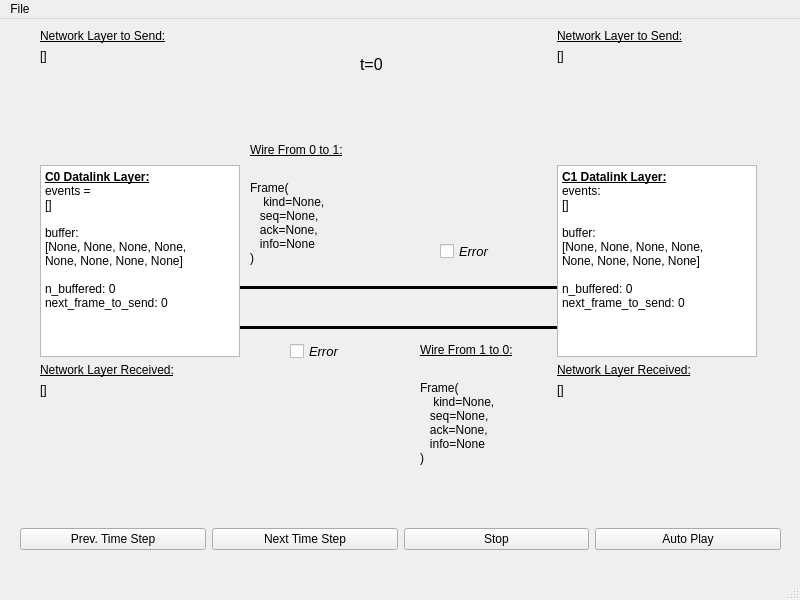
<?xml version="1.0" encoding="UTF-8"?>
<ui version="4.0">
 <class>MainWindow</class>
 <widget class="QMainWindow" name="MainWindow">
  <property name="geometry">
   <rect>
    <x>0</x>
    <y>0</y>
    <width>800</width>
    <height>600</height>
   </rect>
  </property>
  <property name="minimumSize">
   <size>
    <width>800</width>
    <height>600</height>
   </size>
  </property>
  <property name="maximumSize">
   <size>
    <width>800</width>
    <height>600</height>
   </size>
  </property>
  <property name="windowTitle">
   <string>DataLink Layer Simulator</string>
  </property>
  <widget class="QWidget" name="centralwidget">
   <widget class="Line" name="line">
    <property name="geometry">
     <rect>
      <x>240</x>
      <y>260</y>
      <width>321</width>
      <height>16</height>
     </rect>
    </property>
    <property name="frameShadow">
     <enum>QFrame::Plain</enum>
    </property>
    <property name="lineWidth">
     <number>3</number>
    </property>
    <property name="midLineWidth">
     <number>0</number>
    </property>
    <property name="orientation">
     <enum>Qt::Horizontal</enum>
    </property>
   </widget>
   <widget class="Line" name="line_2">
    <property name="geometry">
     <rect>
      <x>240</x>
      <y>300</y>
      <width>321</width>
      <height>16</height>
     </rect>
    </property>
    <property name="frameShadow">
     <enum>QFrame::Plain</enum>
    </property>
    <property name="lineWidth">
     <number>3</number>
    </property>
    <property name="orientation">
     <enum>Qt::Horizontal</enum>
    </property>
   </widget>
   <widget class="QLabel" name="label_2">
    <property name="geometry">
     <rect>
      <x>250</x>
      <y>120</y>
      <width>151</width>
      <height>21</height>
     </rect>
    </property>
    <property name="font">
     <font>
      <pointsize>9</pointsize>
      <underline>true</underline>
     </font>
    </property>
    <property name="text">
     <string>Wire From 0 to 1:</string>
    </property>
   </widget>
   <widget class="QLabel" name="Wire0to1">
    <property name="geometry">
     <rect>
      <x>250</x>
      <y>150</y>
      <width>95</width>
      <height>108</height>
     </rect>
    </property>
    <property name="font">
     <font>
      <pointsize>9</pointsize>
     </font>
    </property>
    <property name="text">
     <string>Frame(
    kind=None,
   seq=None,
   ack=None,
   info=None
)</string>
    </property>
   </widget>
   <widget class="QCheckBox" name="Error0to1">
    <property name="enabled">
     <bool>true</bool>
    </property>
    <property name="geometry">
     <rect>
      <x>440</x>
      <y>220</y>
      <width>66</width>
      <height>25</height>
     </rect>
    </property>
    <property name="font">
     <font>
      <pointsize>10</pointsize>
      <italic>true</italic>
     </font>
    </property>
    <property name="layoutDirection">
     <enum>Qt::LeftToRight</enum>
    </property>
    <property name="text">
     <string>Error</string>
    </property>
    <property name="checkable">
     <bool>false</bool>
    </property>
    <property name="checked">
     <bool>false</bool>
    </property>
   </widget>
   <widget class="QCheckBox" name="Error1to0">
    <property name="enabled">
     <bool>true</bool>
    </property>
    <property name="geometry">
     <rect>
      <x>290</x>
      <y>320</y>
      <width>66</width>
      <height>25</height>
     </rect>
    </property>
    <property name="font">
     <font>
      <pointsize>10</pointsize>
      <italic>true</italic>
     </font>
    </property>
    <property name="layoutDirection">
     <enum>Qt::LeftToRight</enum>
    </property>
    <property name="text">
     <string>Error</string>
    </property>
    <property name="checkable">
     <bool>false</bool>
    </property>
    <property name="checked">
     <bool>false</bool>
    </property>
   </widget>
   <widget class="QLabel" name="label_4">
    <property name="geometry">
     <rect>
      <x>420</x>
      <y>320</y>
      <width>121</width>
      <height>21</height>
     </rect>
    </property>
    <property name="font">
     <font>
      <pointsize>9</pointsize>
      <underline>true</underline>
     </font>
    </property>
    <property name="text">
     <string>Wire From 1 to 0:</string>
    </property>
   </widget>
   <widget class="QLabel" name="Wire0to1_2">
    <property name="geometry">
     <rect>
      <x>420</x>
      <y>350</y>
      <width>121</width>
      <height>108</height>
     </rect>
    </property>
    <property name="font">
     <font>
      <pointsize>9</pointsize>
     </font>
    </property>
    <property name="text">
     <string>Frame(
    kind=None,
   seq=None,
   ack=None,
   info=None
)</string>
    </property>
   </widget>
   <widget class="QLabel" name="label_6">
    <property name="geometry">
     <rect>
      <x>360</x>
      <y>30</y>
      <width>61</width>
      <height>31</height>
     </rect>
    </property>
    <property name="font">
     <font>
      <pointsize>12</pointsize>
     </font>
    </property>
    <property name="text">
     <string>t=0</string>
    </property>
   </widget>
   <widget class="QWidget" name="layoutWidget">
    <property name="geometry">
     <rect>
      <x>20</x>
      <y>500</y>
      <width>761</width>
      <height>41</height>
     </rect>
    </property>
    <layout class="QHBoxLayout" name="horizontalLayout">
     <item>
      <widget class="QPushButton" name="PrevStepBtn">
       <property name="text">
        <string>Prev. Time Step</string>
       </property>
      </widget>
     </item>
     <item>
      <widget class="QPushButton" name="NextStepBtn">
       <property name="text">
        <string>Next Time Step</string>
       </property>
      </widget>
     </item>
     <item>
      <widget class="QPushButton" name="StopBtn">
       <property name="text">
        <string>Stop</string>
       </property>
      </widget>
     </item>
     <item>
      <widget class="QPushButton" name="AutoPlayBtn">
       <property name="text">
        <string>Auto Play</string>
       </property>
      </widget>
     </item>
    </layout>
   </widget>
   <widget class="QWidget" name="layoutWidget">
    <property name="geometry">
     <rect>
      <x>40</x>
      <y>10</y>
      <width>202</width>
      <height>478</height>
     </rect>
    </property>
    <layout class="QVBoxLayout" name="verticalLayout">
     <property name="sizeConstraint">
      <enum>QLayout::SetFixedSize</enum>
     </property>
     <item>
      <widget class="QLabel" name="label">
       <property name="sizePolicy">
        <sizepolicy hsizetype="Fixed" vsizetype="Fixed">
         <horstretch>0</horstretch>
         <verstretch>0</verstretch>
        </sizepolicy>
       </property>
       <property name="font">
        <font>
         <pointsize>9</pointsize>
         <underline>true</underline>
        </font>
       </property>
       <property name="text">
        <string>Network Layer to Send:</string>
       </property>
      </widget>
     </item>
     <item>
      <widget class="QLabel" name="Comp0NetS">
       <property name="minimumSize">
        <size>
         <width>0</width>
         <height>110</height>
        </size>
       </property>
       <property name="maximumSize">
        <size>
         <width>200</width>
         <height>16777215</height>
        </size>
       </property>
       <property name="font">
        <font>
         <pointsize>9</pointsize>
        </font>
       </property>
       <property name="text">
        <string>[]</string>
       </property>
       <property name="alignment">
        <set>Qt::AlignLeading|Qt::AlignLeft|Qt::AlignTop</set>
       </property>
      </widget>
     </item>
     <item>
      <widget class="QTextEdit" name="Comp0TextEdit">
       <property name="sizePolicy">
        <sizepolicy hsizetype="Fixed" vsizetype="Fixed">
         <horstretch>0</horstretch>
         <verstretch>0</verstretch>
        </sizepolicy>
       </property>
       <property name="maximumSize">
        <size>
         <width>200</width>
         <height>16777215</height>
        </size>
       </property>
       <property name="verticalScrollBarPolicy">
        <enum>Qt::ScrollBarAlwaysOff</enum>
       </property>
       <property name="horizontalScrollBarPolicy">
        <enum>Qt::ScrollBarAlwaysOff</enum>
       </property>
       <property name="readOnly">
        <bool>true</bool>
       </property>
       <property name="html">
        <string>&lt;!DOCTYPE HTML PUBLIC &quot;-//W3C//DTD HTML 4.0//EN&quot; &quot;http://www.w3.org/TR/REC-html40/strict.dtd&quot;&gt;
&lt;html&gt;&lt;head&gt;&lt;meta name=&quot;qrichtext&quot; content=&quot;1&quot; /&gt;&lt;style type=&quot;text/css&quot;&gt;
p, li { white-space: pre-wrap; }
&lt;/style&gt;&lt;/head&gt;&lt;body style=&quot; font-family:'MS Shell Dlg 2'; font-size:7.8pt; font-weight:400; font-style:normal;&quot;&gt;
&lt;p style=&quot; margin-top:0px; margin-bottom:0px; margin-left:0px; margin-right:0px; -qt-block-indent:0; text-indent:0px;&quot;&gt;&lt;span style=&quot; font-size:9pt; font-weight:600; text-decoration: underline;&quot;&gt;C0 Datalink Layer:&lt;/span&gt;&lt;/p&gt;
&lt;p style=&quot; margin-top:0px; margin-bottom:0px; margin-left:0px; margin-right:0px; -qt-block-indent:0; text-indent:0px;&quot;&gt;&lt;span style=&quot; font-size:9pt;&quot;&gt;events =&lt;/span&gt;&lt;/p&gt;
&lt;p style=&quot; margin-top:0px; margin-bottom:0px; margin-left:0px; margin-right:0px; -qt-block-indent:0; text-indent:0px;&quot;&gt;&lt;span style=&quot; font-size:9pt;&quot;&gt;[]&lt;/span&gt;&lt;/p&gt;
&lt;p style=&quot;-qt-paragraph-type:empty; margin-top:0px; margin-bottom:0px; margin-left:0px; margin-right:0px; -qt-block-indent:0; text-indent:0px; font-size:9pt;&quot;&gt;&lt;br /&gt;&lt;/p&gt;
&lt;p style=&quot; margin-top:0px; margin-bottom:0px; margin-left:0px; margin-right:0px; -qt-block-indent:0; text-indent:0px;&quot;&gt;&lt;span style=&quot; font-size:9pt;&quot;&gt;buffer: &lt;/span&gt;&lt;/p&gt;
&lt;p style=&quot; margin-top:0px; margin-bottom:0px; margin-left:0px; margin-right:0px; -qt-block-indent:0; text-indent:0px;&quot;&gt;&lt;span style=&quot; font-size:9pt;&quot;&gt;[None, None, None, None,&lt;/span&gt;&lt;/p&gt;
&lt;p style=&quot; margin-top:0px; margin-bottom:0px; margin-left:0px; margin-right:0px; -qt-block-indent:0; text-indent:0px;&quot;&gt;&lt;span style=&quot; font-size:9pt;&quot;&gt;None, None, None, None]&lt;/span&gt;&lt;/p&gt;
&lt;p style=&quot;-qt-paragraph-type:empty; margin-top:0px; margin-bottom:0px; margin-left:0px; margin-right:0px; -qt-block-indent:0; text-indent:0px; font-size:9pt;&quot;&gt;&lt;br /&gt;&lt;/p&gt;
&lt;p style=&quot; margin-top:0px; margin-bottom:0px; margin-left:0px; margin-right:0px; -qt-block-indent:0; text-indent:0px;&quot;&gt;&lt;span style=&quot; font-size:9pt;&quot;&gt;n_buffered: 0&lt;/span&gt;&lt;/p&gt;
&lt;p style=&quot; margin-top:0px; margin-bottom:0px; margin-left:0px; margin-right:0px; -qt-block-indent:0; text-indent:0px;&quot;&gt;&lt;span style=&quot; font-size:9pt;&quot;&gt;next_frame_to_send: 0&lt;/span&gt;&lt;/p&gt;&lt;/body&gt;&lt;/html&gt;</string>
       </property>
      </widget>
     </item>
     <item>
      <widget class="QLabel" name="label_5">
       <property name="sizePolicy">
        <sizepolicy hsizetype="Fixed" vsizetype="Fixed">
         <horstretch>0</horstretch>
         <verstretch>0</verstretch>
        </sizepolicy>
       </property>
       <property name="font">
        <font>
         <pointsize>9</pointsize>
         <underline>true</underline>
        </font>
       </property>
       <property name="text">
        <string>Network Layer Received:</string>
       </property>
      </widget>
     </item>
     <item>
      <widget class="QLabel" name="Comp0NetR">
       <property name="minimumSize">
        <size>
         <width>0</width>
         <height>110</height>
        </size>
       </property>
       <property name="maximumSize">
        <size>
         <width>200</width>
         <height>16777215</height>
        </size>
       </property>
       <property name="font">
        <font>
         <pointsize>9</pointsize>
        </font>
       </property>
       <property name="text">
        <string>[]</string>
       </property>
       <property name="alignment">
        <set>Qt::AlignLeading|Qt::AlignLeft|Qt::AlignTop</set>
       </property>
      </widget>
     </item>
    </layout>
   </widget>
   <widget class="QWidget" name="layoutWidget">
    <property name="geometry">
     <rect>
      <x>557</x>
      <y>10</y>
      <width>258</width>
      <height>478</height>
     </rect>
    </property>
    <layout class="QVBoxLayout" name="verticalLayout_2">
     <property name="sizeConstraint">
      <enum>QLayout::SetFixedSize</enum>
     </property>
     <item>
      <widget class="QLabel" name="label_3">
       <property name="sizePolicy">
        <sizepolicy hsizetype="Fixed" vsizetype="Fixed">
         <horstretch>0</horstretch>
         <verstretch>0</verstretch>
        </sizepolicy>
       </property>
       <property name="maximumSize">
        <size>
         <width>200</width>
         <height>16777215</height>
        </size>
       </property>
       <property name="font">
        <font>
         <pointsize>9</pointsize>
         <underline>true</underline>
        </font>
       </property>
       <property name="text">
        <string>Network Layer to Send:</string>
       </property>
      </widget>
     </item>
     <item>
      <widget class="QLabel" name="Comp1NetS">
       <property name="minimumSize">
        <size>
         <width>0</width>
         <height>110</height>
        </size>
       </property>
       <property name="maximumSize">
        <size>
         <width>200</width>
         <height>16777215</height>
        </size>
       </property>
       <property name="font">
        <font>
         <pointsize>9</pointsize>
        </font>
       </property>
       <property name="text">
        <string>[]</string>
       </property>
       <property name="alignment">
        <set>Qt::AlignLeading|Qt::AlignLeft|Qt::AlignTop</set>
       </property>
      </widget>
     </item>
     <item>
      <widget class="QTextEdit" name="Comp1TextEdit">
       <property name="sizePolicy">
        <sizepolicy hsizetype="Fixed" vsizetype="Fixed">
         <horstretch>0</horstretch>
         <verstretch>0</verstretch>
        </sizepolicy>
       </property>
       <property name="maximumSize">
        <size>
         <width>200</width>
         <height>16777215</height>
        </size>
       </property>
       <property name="verticalScrollBarPolicy">
        <enum>Qt::ScrollBarAlwaysOff</enum>
       </property>
       <property name="horizontalScrollBarPolicy">
        <enum>Qt::ScrollBarAlwaysOff</enum>
       </property>
       <property name="readOnly">
        <bool>true</bool>
       </property>
       <property name="html">
        <string>&lt;!DOCTYPE HTML PUBLIC &quot;-//W3C//DTD HTML 4.0//EN&quot; &quot;http://www.w3.org/TR/REC-html40/strict.dtd&quot;&gt;
&lt;html&gt;&lt;head&gt;&lt;meta name=&quot;qrichtext&quot; content=&quot;1&quot; /&gt;&lt;style type=&quot;text/css&quot;&gt;
p, li { white-space: pre-wrap; }
&lt;/style&gt;&lt;/head&gt;&lt;body style=&quot; font-family:'MS Shell Dlg 2'; font-size:7.8pt; font-weight:400; font-style:normal;&quot;&gt;
&lt;p style=&quot; margin-top:0px; margin-bottom:0px; margin-left:0px; margin-right:0px; -qt-block-indent:0; text-indent:0px;&quot;&gt;&lt;span style=&quot; font-size:9pt; font-weight:600; text-decoration: underline;&quot;&gt;C1 Datalink Layer:&lt;/span&gt;&lt;/p&gt;
&lt;p style=&quot; margin-top:0px; margin-bottom:0px; margin-left:0px; margin-right:0px; -qt-block-indent:0; text-indent:0px;&quot;&gt;&lt;span style=&quot; font-size:9pt;&quot;&gt;events:&lt;/span&gt;&lt;/p&gt;
&lt;p style=&quot; margin-top:0px; margin-bottom:0px; margin-left:0px; margin-right:0px; -qt-block-indent:0; text-indent:0px;&quot;&gt;&lt;span style=&quot; font-size:9pt;&quot;&gt;[]&lt;/span&gt;&lt;/p&gt;
&lt;p style=&quot;-qt-paragraph-type:empty; margin-top:0px; margin-bottom:0px; margin-left:0px; margin-right:0px; -qt-block-indent:0; text-indent:0px; font-size:9pt;&quot;&gt;&lt;br /&gt;&lt;/p&gt;
&lt;p style=&quot; margin-top:0px; margin-bottom:0px; margin-left:0px; margin-right:0px; -qt-block-indent:0; text-indent:0px;&quot;&gt;&lt;span style=&quot; font-size:9pt;&quot;&gt;buffer: &lt;/span&gt;&lt;/p&gt;
&lt;p style=&quot; margin-top:0px; margin-bottom:0px; margin-left:0px; margin-right:0px; -qt-block-indent:0; text-indent:0px;&quot;&gt;&lt;span style=&quot; font-size:9pt;&quot;&gt;[None, None, None, None,&lt;/span&gt;&lt;/p&gt;
&lt;p style=&quot; margin-top:0px; margin-bottom:0px; margin-left:0px; margin-right:0px; -qt-block-indent:0; text-indent:0px;&quot;&gt;&lt;span style=&quot; font-size:9pt;&quot;&gt;None, None, None, None]&lt;/span&gt;&lt;/p&gt;
&lt;p style=&quot;-qt-paragraph-type:empty; margin-top:0px; margin-bottom:0px; margin-left:0px; margin-right:0px; -qt-block-indent:0; text-indent:0px; font-size:9pt;&quot;&gt;&lt;br /&gt;&lt;/p&gt;
&lt;p style=&quot; margin-top:0px; margin-bottom:0px; margin-left:0px; margin-right:0px; -qt-block-indent:0; text-indent:0px;&quot;&gt;&lt;span style=&quot; font-size:9pt;&quot;&gt;n_buffered: 0&lt;/span&gt;&lt;/p&gt;
&lt;p style=&quot; margin-top:0px; margin-bottom:0px; margin-left:0px; margin-right:0px; -qt-block-indent:0; text-indent:0px;&quot;&gt;&lt;span style=&quot; font-size:9pt;&quot;&gt;next_frame_to_send: 0&lt;/span&gt;&lt;/p&gt;&lt;/body&gt;&lt;/html&gt;</string>
       </property>
      </widget>
     </item>
     <item>
      <widget class="QLabel" name="label_7">
       <property name="sizePolicy">
        <sizepolicy hsizetype="Fixed" vsizetype="Fixed">
         <horstretch>0</horstretch>
         <verstretch>0</verstretch>
        </sizepolicy>
       </property>
       <property name="maximumSize">
        <size>
         <width>200</width>
         <height>16777215</height>
        </size>
       </property>
       <property name="font">
        <font>
         <pointsize>9</pointsize>
         <underline>true</underline>
        </font>
       </property>
       <property name="text">
        <string>Network Layer Received:</string>
       </property>
      </widget>
     </item>
     <item>
      <widget class="QLabel" name="label_8">
       <property name="minimumSize">
        <size>
         <width>0</width>
         <height>110</height>
        </size>
       </property>
       <property name="maximumSize">
        <size>
         <width>200</width>
         <height>16777215</height>
        </size>
       </property>
       <property name="font">
        <font>
         <pointsize>9</pointsize>
        </font>
       </property>
       <property name="text">
        <string>[]</string>
       </property>
       <property name="alignment">
        <set>Qt::AlignLeading|Qt::AlignLeft|Qt::AlignTop</set>
       </property>
      </widget>
     </item>
    </layout>
   </widget>
  </widget>
  <widget class="QMenuBar" name="menubar">
   <property name="geometry">
    <rect>
     <x>0</x>
     <y>0</y>
     <width>800</width>
     <height>26</height>
    </rect>
   </property>
   <widget class="QMenu" name="menuFile">
    <property name="title">
     <string>File</string>
    </property>
    <addaction name="actionSelectSimulationFile"/>
   </widget>
   <addaction name="menuFile"/>
  </widget>
  <widget class="QStatusBar" name="statusbar"/>
  <action name="actionSelectSimulationFile">
   <property name="text">
    <string>Select Simulation File</string>
   </property>
  </action>
 </widget>
 <resources/>
 <connections/>
</ui>
